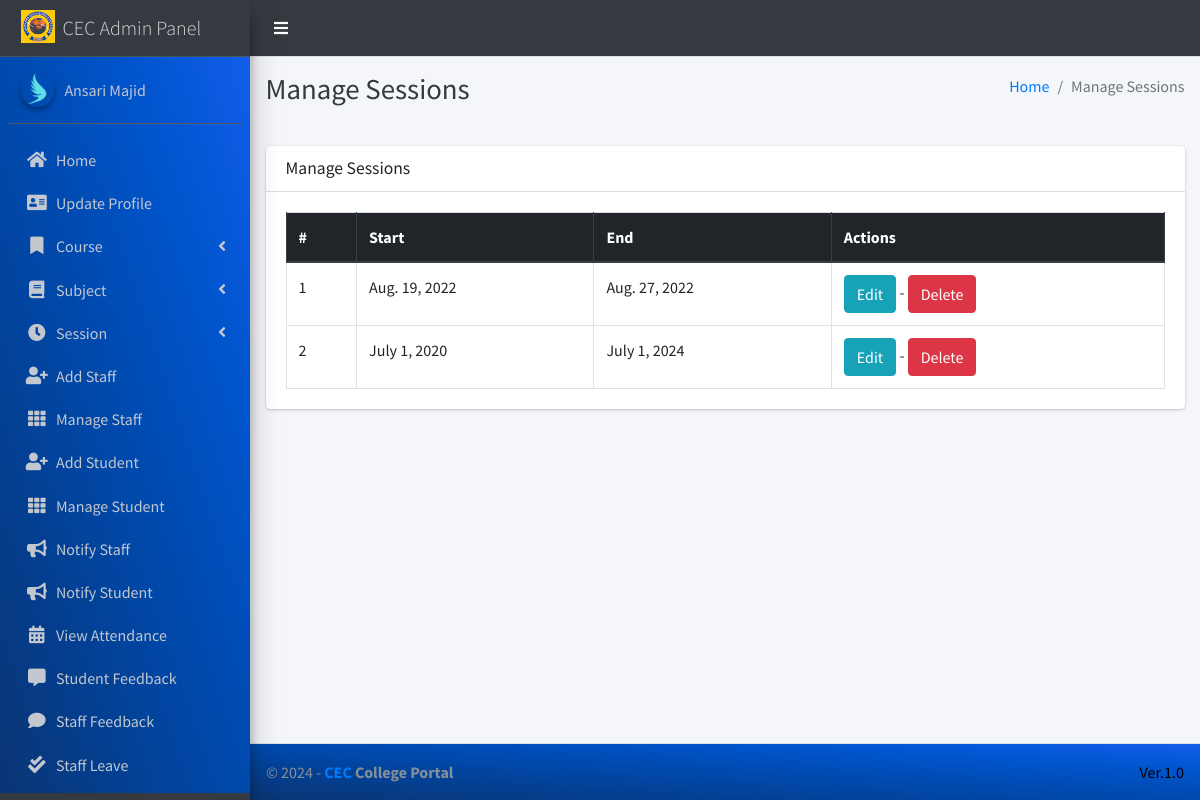
The app's page /session/manage/ (signed in) with its own data.
### main_app/models.py (models this page shows, shortened)
class CustomUser(AbstractUser):
    USER_TYPE = ((1, "HOD"), (2, "Staff"), (3, "Student"))
    GENDER = [("M", "Male"), ("F", "Female")]
    username = None  # Removed username, using email instead
    email = models.EmailField(unique=True)
    user_type = models.CharField(default=1, choices=USER_TYPE, max_length=1)
    gender = models.CharField(max_length=1, choices=GENDER)
    profile_pic = models.ImageField()
    address = models.TextField()
    fcm_token = models.TextField(default="")  # For firebase notifications
    created_at = models.DateTimeField(auto_now_add=True)
    updated_at = models.DateTimeField(auto_now=True)
    USERNAME_FIELD = "email"
    REQUIRED_FIELDS = []
    objects = CustomUserManager()
    def __str__(self):
        return  self.first_name + " " + self.last_name

class Session(models.Model):
    start_year = models.DateField()
    end_year = models.DateField()

### main_app/hod_views.py (the view)
# urls.py: path("session/manage/", hod_views.manage_session, name='manage_session'),
def manage_session(request):
    sessions = Session.objects.all()
    context = {'sessions': sessions, 'page_title': 'Manage Sessions'}
    return render(request, "hod_template/manage_session.html", context)

### main_app/templates/hod_template/manage_session.html
{% extends 'main_app/base.html' %}
{% load static %}
{% block page_title %}{{page_title}}{% endblock page_title %}
{% block content %}
<section class="content">
    <div class="container-fluid">
        <div class="row">
            <div class="col-md-12">
                <div class="card">
                    <div class="card-header">
                        <h3 class="card-title">{{page_title}}</h3>
                    </div>
                    <div class="card-body">
                        <table id="example2" class="table table-bordered table-hover">
                            <thead class="thead-dark">
                                <tr>
                                    <th>#</th>
                                    <th>Start</th>
                                    <th>End</th>
                                    <th>Actions</th>
                                </tr>
                            </thead>
                            <tbody>
                                {% for session in sessions %}
                                <tr>
                                    <td>{{ forloop.counter }}</td>
                                    <td>{{session.start_year}}</td>
                                    <td>{{session.end_year}}</td>
                                    <td><a href="{% url 'edit_session' session.id %}" class="btn btn-info">Edit</a> - <a href="{% url 'delete_session' session.id %}" onclick="return confirm('Are you sure you want to delete this ?')" class="btn btn-danger">Delete</a> </td>
                                </tr>
                                {% endfor %}
                            </tbody>
                        </table>
                    </div>
                </div>
            </div>
        </div>
    </div>
</section>
{% endblock content %}

### main_app/templates/main_app/sidebar_template.html (shortened to what this page needs)
{% load static %}
<aside class="main-sidebar sidebar-dark-info elevation-4">
    {% if request.user.user_type == '1' %}
    <a href="{% url 'admin_home' %}" class="brand-link">
        <img src="{% static 'dist/img/CECLogo.jpg' %} " alt="CEC LOGO"
            class="brand-image " >
        <span class="brand-text font-weight-light" >CEC Admin Panel</span>
    </a>
    <div class="sidebar" style="background-image: linear-gradient(to right top, #0b3574, #033f91, #004aae, #0054cc, #125eeb);">
        <div class="user-panel mt-3 pb-3 mb-3 d-flex">
            <div class="image">
                <img src="{{ request.user.profile_pic}}" class="img-circle elevation-2" alt="User Image">
            </div>
            <div class="info">
                <a href="#" class="d-block">{{user}}</a>
            </div>
        </div>
        <nav class="mt-2">
            <ul class="nav nav-pills nav-sidebar flex-column" data-widget="treeview" role="menu" data-accordion="false">
                <li class="nav-item">
                    {% url 'admin_home' as admin_home %}
                    <a href="{{admin_home}}" class="nav-link {% if admin_home == request.path %} active {% endif %}">
                        <i class="nav-icon fas fa-home"></i>
                        <p>
                            Home
                        </p>
                    </a>
                </li>
                <li class="nav-item">
                    {% url 'admin_view_profile' as admin_view_profile %}
                    <a href="{{admin_view_profile}}"
                        class="nav-link {% if admin_view_profile == request.path %} active {% endif %}">
                        <i class="nav-icon fas fa-address-card"></i>
                        <p>
                            Update Profile
                        </p>
                    </a>
                </li>
                <li class="nav-item has-treeview">
                    <a href="#" class="nav-link" >
                        <i class="nav-icon fas fa-bookmark"></i>
                        <p>
                            Course
                            <i class="fas fa-angle-left right"></i>
                        </p>
                    </a>
                </li>
                <li class="nav-item has-treeview">
                    <a href="#" class="nav-link">
                        <i class="nav-icon fas fa-book"></i>
                        <p>
                            Subject
                            <i class="fas fa-angle-left right"></i>
                        </p>
                    </a>
                </li>
                <li class="nav-item has-treeview">
                    <a href="#" class="nav-link">
                        <i  class="nav-icon fas fa-clock"></i>
                        <p>
                            Session
                            <i class="fas fa-angle-left right"></i>
                        </p>
                    </a>
                </li>
                <li class="nav-item">
                    {% url 'add_staff' as add_staff %}
                    <a href="{{add_staff}}" class="nav-link {% if add_staff == request.path %} active {% endif %}">
                        <i class="nav-icon fas fa-user-plus"></i>
                        <p>
                            Add Staff
                        </p>
                    </a>
                </li>
                <li class="nav-item">
                    {% url 'manage_staff' as manage_staff %}
                    {% url 'edit_staff' staff_id as edit_staff %}
                    <a href="{{manage_staff}}"
                        class="nav-link {% if manage_staff == request.path or request.path == edit_staff %} active {% endif %}">
                        <i class="nav-icon fas fa-th"></i>
                        <p>
                            Manage Staff
                        </p>
                    </a>
                </li>
                <li class="nav-item">
                    {% url 'add_student' as add_student%}
                    <a href="{{add_student}}" class="nav-link  {% if add_student == request.path %} active {% endif %}">
                        <i class="nav-icon fas fa-user-plus"></i>
                        <p>
                            Add Student
                        </p>
                    </a>
                </li>
                <li class="nav-item">
                    {% url 'manage_student' as manage_student %}
                    {% url 'edit_student' student_id as edit_student %}
                    <a href="{{manage_student}}"
                        class="nav-link  {% if edit_student == request.path or manage_student == request.path %} active {% endif %}">
                        <i class="nav-icon fas fa-th"></i>
                        <p>
                            Manage Student
                        </p>
                    </a>
                </li>
                <li class="nav-item">
                    {% url 'admin_notify_staff' as admin_notify_staff %}
                    <a href="{{admin_notify_staff}}"
                        class="nav-link {% if admin_notify_staff == request.path %} active {% endif %}">
                        <i class="nav-icon fas fa-bullhorn"></i>
                        <p>
                            Notify Staff
                        </p>
                    </a>
                </li>
                <li class="nav-item">
                    {% url 'admin_notify_student' as admin_notify_student %}
                    <a href="{{admin_notify_student}}"
                        class="nav-link {% if admin_notify_student == request.path %} active {% endif %}">
                        <i class="nav-icon fas fa-bullhorn"></i>
                        <p>
                            Notify Student
                        </p>
                    </a>
                </li>
                <li class="nav-item">
                    {% url 'admin_view_attendance' as admin_view_attendance %}
                <li class="nav-item">
                    <a href="{{admin_view_attendance}}"
                        class="nav-link  {% if admin_view_attendance == request.path %} active {% endif %}">
                        <i class="nav-icon fas fa-calendar-alt"></i>
                        <p>
                            View Attendance
                        </p>
                    </a>
                </li>
                <li class="nav-item">
                    {% url 'student_feedback_message' as student_feedback_message %}
                    <a href="{{ student_feedback_message }}"
                        class="nav-link  {% if student_feedback_message == request.path %} active {% endif %}">
                        <i class="nav-icon fas fa-comment-alt"></i>
                        <p>
                            Student Feedback
                        </p>
                    </a>
                </li>
                <li class="nav-item">
                    {% url 'staff_feedback_message' as staff_feedback_message %}
                    <a href="{{staff_feedback_message}}"
                        class="nav-link   {% if staff_feedback_message == request.path %} active {% endif %}">
                        <i  class="nav-icon fas fa-comment"></i>
                        <p>
                            Staff Feedback
                        </p>
                    </a>
                </li>
                <li class="nav-item">
                    {% url 'view_staff_leave' as view_staff_leave %}
                    <a href="{{view_staff_leave}}"
                        class="nav-link  {% if view_staff_leave == request.path %} active {% endif %}">
                        <i  class="nav-icon fas fa-check-double"></i>
                        <p>
                            Staff Leave
                        </p>
                    </a>
                </li>
                <li class="nav-item">
                    {% url 'view_student_leave' as view_student_leave %}
                    <a href="{% url 'view_student_leave' %}"
                        class="nav-link  {% if view_student_leave == request.path %} active {% endif %}">
                    </a>
                </li>
                                        {% endif %}
                                    </ul>
                                </nav>
                            </div>
</aside>

### records on screen
CustomUser: user.profile_pic (picture), first_name+last_name "Ansari Majid"
Session: start_year "Aug. 19, 2022", end_year "Aug. 27, 2022"
Session: start_year "July 1, 2020", end_year "July 1, 2024"

### other values on screen
{{ page_title }} "Manage Sessions"
